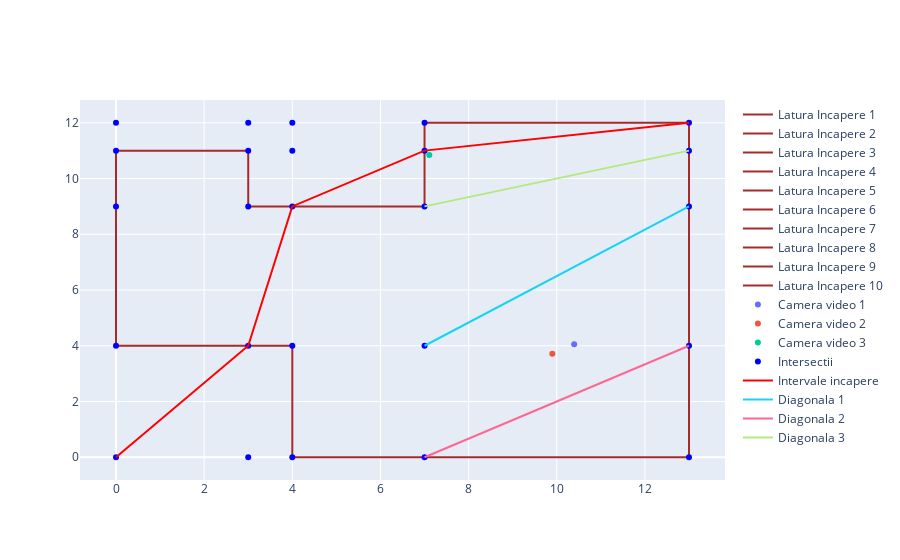

Notebook source saved alongside this figure:
### Markdown cell above
## Simulated Annealing

### Code cell
from SimulatedAnnealing import SimulatedAnnealing
sa = SimulatedAnnealing(camereVideo, x=x, pas=0.5)
optim = sa.run()
print(optim, "Arie: ", sa.q(optim))
camereVideo.plot(optim.reshape((3,2)))

### Figure 1 — Plotly figure (JSON) as saved in the notebook; plotly's stock layout.template omitted (floating-point values rounded to 4 significant figures)
{"data": [{"line": {"color": "brown"}, "mode": "lines", "name": "Latura Incapere 1", "type": "scatter", "x": [4, 4], "y": [0, 4]}, {"line": {"color": "brown"}, "mode": "lines", "name": "Latura Incapere 2", "type": "scatter", "x": [4, 0], "y": [4, 4]}, {"line": {"color": "brown"}, "mode": "lines", "name": "Latura Incapere 3", "type": "scatter", "x": [0, 0], "y": [4, 11]}, {"line": {"color": "brown"}, "mode": "lines", "name": "Latura Incapere 4", "type": "scatter", "x": [0, 3], "y": [11, 11]}, {"line": {"color": "brown"}, "mode": "lines", "name": "Latura Incapere 5", "type": "scatter", "x": [3, 3], "y": [11, 9]}, {"line": {"color": "brown"}, "mode": "lines", "name": "Latura Incapere 6", "type": "scatter", "x": [3, 7], "y": [9, 9]}, {"line": {"color": "brown"}, "mode": "lines", "name": "Latura Incapere 7", "type": "scatter", "x": [7, 7], "y": [9, 12]}, {"line": {"color": "brown"}, "mode": "lines", "name": "Latura Incapere 8", "type": "scatter", "x": [7, 13], "y": [12, 12]}, {"line": {"color": "brown"}, "mode": "lines", "name": "Latura Incapere 9", "type": "scatter", "x": [13, 13], "y": [12, 0]}, {"line": {"color": "brown"}, "mode": "lines", "name": "Latura Incapere 10", "type": "scatter", "x": [13, 4], "y": [0, 0]}, {"mode": "markers", "name": "Camera video 1", "type": "scatter", "x": [10.39], "y": [4.057]}, {"mode": "markers", "name": "Camera video 2", "type": "scatter", "x": [9.899], "y": [3.711]}, {"mode": "markers", "name": "Camera video 3", "type": "scatter", "x": [7.108], "y": [10.84]}, {"marker": {"color": "blue"}, "mode": "markers", "name": "Intersectii", "type": "scatter", "x": [4, 4, 4, 4, 4, 0, 3, 7, 13, 0, 0, 0, 0, 3, 7, 13, 3, 3, 3, 7, 13, 7, 7, 13, 13], "y": [4, 11, 9, 12, 0, 4, 4, 4, 4, 11, 9, 12, 0, 11, 11, 11, 9, 12, 0, 9, 9, 12, 0, 12, 0]}, {"line": {"color": "red"}, "mode": "lines", "name": "Intervale incapere", "type": "scatter", "x": [0, 3, 4, 7, 13], "y": [0, 4, 9, 11, 12]}, {"mode": "lines", "name": "Diagonala 1", "type": "scatter", "x": [7, 13], "y": [4, 9]}, {"mode": "lines", "name": "Diagonala 2", "type": "scatter", "x": [7, 13], "y": [0, 4]}, {"mode": "lines", "name": "Diagonala 3", "type": "scatter", "x": [7, 13], "y": [9, 11]}], "layout": {}}
